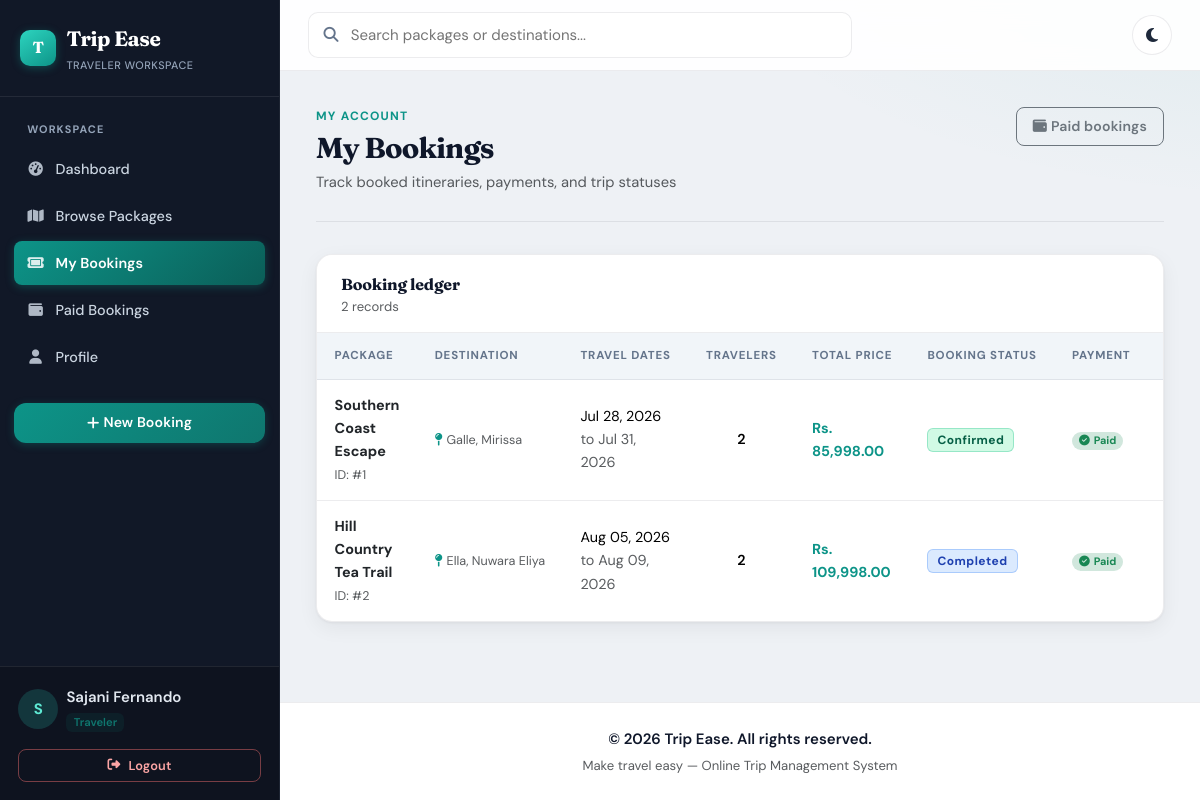
Screenshot of /bookings/my_bookings.php (signed in) with the database file from the repository.
### tables this page shows
CREATE TABLE IF NOT EXISTS bookings (
    booking_id INT AUTO_INCREMENT PRIMARY KEY,
    user_id INT NOT NULL,
    package_id INT NOT NULL,
    num_travelers INT NOT NULL DEFAULT 1,
    total_price DECIMAL(10,2) NOT NULL DEFAULT 0.00,
    status ENUM('pending', 'confirmed', 'completed', 'cancelled') NOT NULL DEFAULT 'pending',
    booking_date TIMESTAMP NOT NULL DEFAULT CURRENT_TIMESTAMP,
    updated_at TIMESTAMP NOT NULL DEFAULT CURRENT_TIMESTAMP ON UPDATE CURRENT_TIMESTAMP,
    CONSTRAINT fk_bookings_user FOREIGN KEY (user_id) REFERENCES users(user_id) ON DELETE RESTRICT,
    CONSTRAINT fk_bookings_package FOREIGN KEY (package_id) REFERENCES packages(package_id) ON DELETE RESTRICT
);

CREATE TABLE IF NOT EXISTS packages (
    package_id INT AUTO_INCREMENT PRIMARY KEY,
    title VARCHAR(180) NOT NULL,
    description TEXT NOT NULL,
    price DECIMAL(10,2) NOT NULL DEFAULT 0.00,
    duration_days INT NOT NULL,
    max_participants INT NOT NULL DEFAULT 1,
    available_slots INT NOT NULL DEFAULT 1,
    image VARCHAR(255) NULL,
    inclusions TEXT NULL,
    exclusions TEXT NULL,
    start_date DATE NULL,
    end_date DATE NULL,
    created_by INT NOT NULL,
    status ENUM('active', 'inactive') NOT NULL DEFAULT 'active',
    created_at TIMESTAMP NOT NULL DEFAULT CURRENT_TIMESTAMP,
    updated_at TIMESTAMP NOT NULL DEFAULT CURRENT_TIMESTAMP ON UPDATE CURRENT_TIMESTAMP,
    CONSTRAINT fk_packages_created_by FOREIGN KEY (created_by) REFERENCES users(user_id) ON DELETE RESTRICT
);

### includes/app.php (called while the page is built, shortened)
<?php
function appUrl(string $path = ""): string
{
    $base = rtrim(APP_BASE_PATH, "/");
    return $base . "/" . ltrim($path, "/");
}

### bookings/my_bookings.php (the view, shortened to what this page needs)
<?php
require_once __DIR__ . "/../includes/header.php";
$stmt = $pdo->prepare(
    "SELECT
        b.booking_id,
        b.booking_date,
        b.package_id,
        p.title,
        GROUP_CONCAT(DISTINCT d.name ORDER BY d.name SEPARATOR ', ') AS destination_names,
        p.start_date,
        p.end_date,
        b.num_travelers,
        b.total_price,
        b.status,
        pay.status AS payment_status,
        r.review_id
     FROM bookings b
     INNER JOIN packages p ON p.package_id = b.package_id
     INNER JOIN payments pay ON pay.booking_id = b.booking_id
     LEFT JOIN reviews r ON r.user_id = b.user_id AND r.package_id = b.package_id
     LEFT JOIN package_destinations pd ON pd.package_id = p.package_id
     LEFT JOIN destinations d ON d.destination_id = pd.destination_id AND d.status = 'active'
     WHERE b.user_id = :user_id
     GROUP BY b.booking_id, b.booking_date, b.package_id, p.title, p.start_date, p.end_date, b.num_travelers, b.total_price, b.status, pay.status, r.review_id
     ORDER BY b.booking_date DESC"
);
$stmt->execute(["user_id" => (int)$_SESSION["user_id"]]);
$bookings = $stmt->fetchAll();
?>
<div class="page-header animate-slide-up">
    <div>
        <p class="page-kicker mb-1">My Account</p>
        <h2>My Bookings</h2>
        <p class="text-muted mb-0">Track booked itineraries, payments, and trip statuses</p>
    </div>
    <a class="btn btn-outline-secondary" href="<?= htmlspecialchars(appUrl('/bookings/paid.php')) ?>">
        <i class="fa-solid fa-wallet me-1"></i>Paid bookings
    </a>
</div>
<div class="card card-modern card-panel animate-slide-up">
    <div class="card-body p-0">
        <div class="panel-toolbar">
            <div>
                <h5 class="mb-0">Booking ledger</h5>
                <p class="text-muted small mb-0"><?= count($bookings) ?> record<?= count($bookings) === 1 ? "" : "s" ?></p>
            </div>
        </div>
        <div class="table-responsive">
            <table class="table table-app align-middle mb-0">
            <thead>
                <tr>
                    <th>Package</th>
                    <th>Destination</th>
                    <th>Travel Dates</th>
                    <th class="text-center">Travelers</th>
                    <th>Total Price</th>
                    <th>Booking Status</th>
                    <th>Payment</th>
                    <th>Booked On</th>
                </tr>
            </thead>
            <tbody>
            <?php foreach ($bookings as $booking): ?>
                <tr>
                    <td>
                        <div class="fw-bold text-dark"><?= htmlspecialchars($booking["title"]) ?></div>
                        <span class="text-muted small">ID: #<?= (int)$booking["booking_id"] ?></span>
                    </td>
                    <td>
                        <div class="small text-muted text-truncate" style="max-width: 180px;">
                            <i class="fa-solid fa-map-pin me-1 text-primary"></i><?= htmlspecialchars($booking["destination_names"] ?? "—") ?>
                        </div>
                    </td>
                    <td class="small">
                        <div><?= date("M d, Y", strtotime($booking["start_date"])) ?></div>
                        <div class="text-muted">to <?= date("M d, Y", strtotime($booking["end_date"])) ?></div>
                    </td>
                    <td class="text-center fw-semibold"><?= htmlspecialchars((string)$booking["num_travelers"]) ?></td>
                    <td class="fw-bold text-primary">Rs. <?= number_format((float)$booking["total_price"], 2) ?></td>
                    <td>
                        <?php
                        $status = $booking["status"] ?? "pending";
                        $badgeClass = match ($status) {
                            "confirmed" => "badge-confirmed",
                            "completed" => "badge-completed",
                            "cancelled" => "badge-cancelled",
                            default => "badge-pending",
                        };
                        ?>
                        <span class="badge badge-custom <?= $badgeClass ?>"><?= ucfirst(htmlspecialchars($status)) ?></span>
                    </td>
                    <td>
                        <?php
                        $payStatus = $booking["payment_status"] ?? "pending";
                        if ($payStatus === "success"): ?>
                            <span class="badge bg-success-subtle text-success py-1.5 px-2.5 rounded-pill small"><i class="fa-solid fa-circle-check me-1"></i>Paid</span>
                        <?php elseif ($payStatus === "failed"): ?>
                            <span class="badge bg-danger-subtle text-danger py-1.5 px-2.5 rounded-pill small"><i class="fa-solid fa-circle-xmark me-1"></i>Failed</span>
                        <?php else: ?>
                            <span class="badge bg-warning-subtle text-warning py-1.5 px-2.5 rounded-pill small"><i class="fa-solid fa-clock me-1"></i>Unpaid</span>
                        <?php endif; ?>
                    </td>
                    <td class="small text-muted"><?= date("M d, Y", strtotime($booking["booking_date"])) ?></td>
                </tr>
            <?php endforeach; ?>
            </tbody>
        </table>
    </div>
    </div>
</div>
<?php require_once __DIR__ . "/../includes/footer.php"; ?>

### rows the page displays
bookings: package.title "Southern Coast Escape", booking_id "1", destination_names "Galle, Mirissa", package.start_date "Jul 28, 2026", package.end_date "Jul 31, 2026", num_travelers "2", total_price "85,998.00", status "Confirmed"
bookings: package.title "Hill Country Tea Trail", booking_id "2", destination_names "Ella, Nuwara Eliya", package.start_date "Aug 05, 2026", package.end_date "Aug 09, 2026", num_travelers "2", total_price "109,998.00", status "Completed"

### other values shown
substr($_SESSION["user_name"] ?? "U", 0, 1) "S"
$_SESSION["user_name"] "Sajani Fernando"
currentUserRole() "Traveler"
count($bookings) "2"
